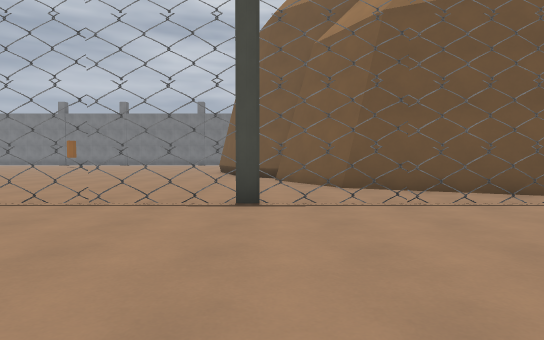
view 1 (above)

24 first-person views from a walk through a level from a Godot 3-D game. The camera is 1.2 m above the floor, tilts 2° down and sees 75° across. The floor is counted in squares, 2 m on a side. Each view is taken from the middle of a square. On the plan, view 1 faces up. The plan holds only what a view shows up to about 10 squares ahead; the rest is blank. The place goes on beyond the plan. Characters and animated objects are left out. Door leaves are left out where a doorway can be walked through. Some surface patterns are stand-ins.

view 2
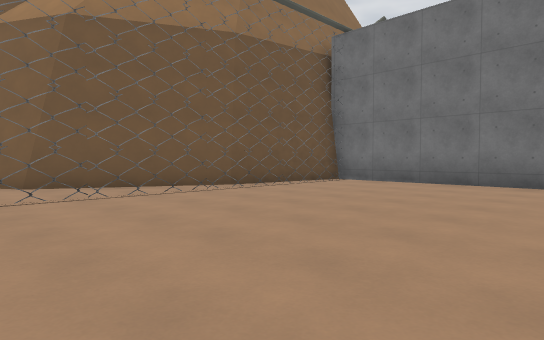

view 3
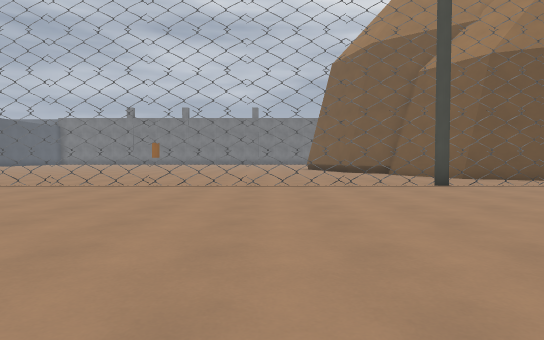

view 4
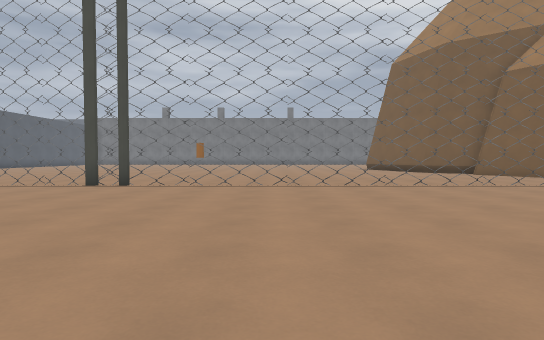

view 5
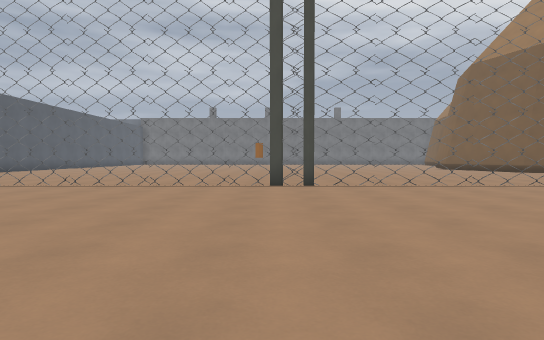

view 6
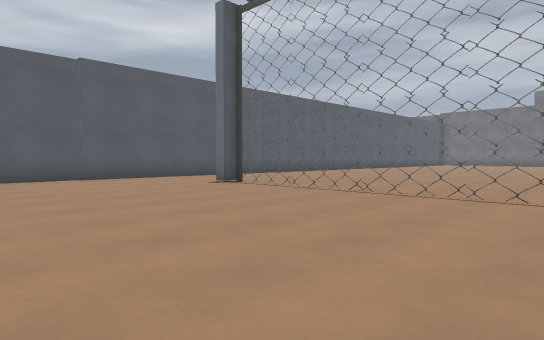

view 7
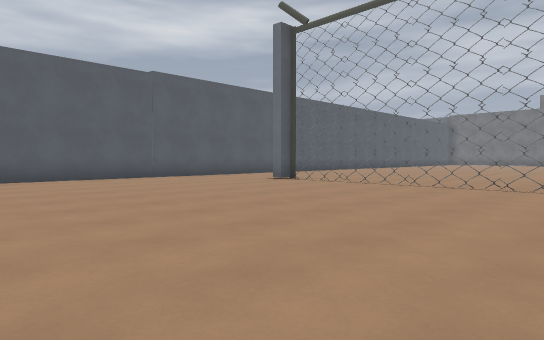

view 8
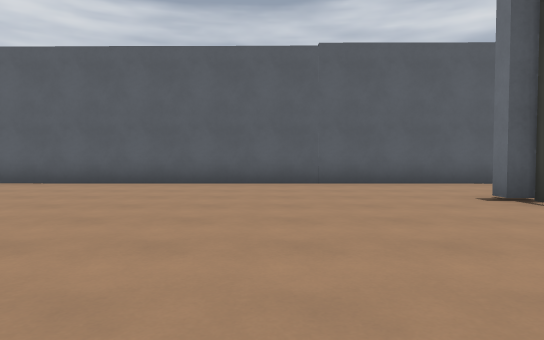

view 9
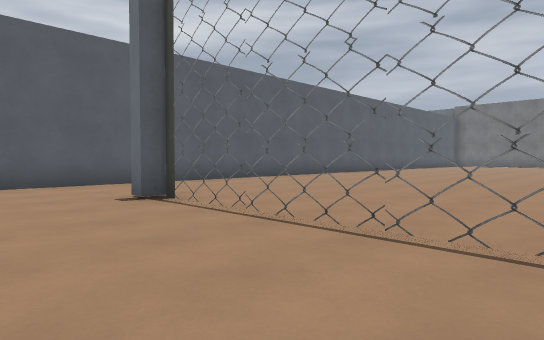

view 10
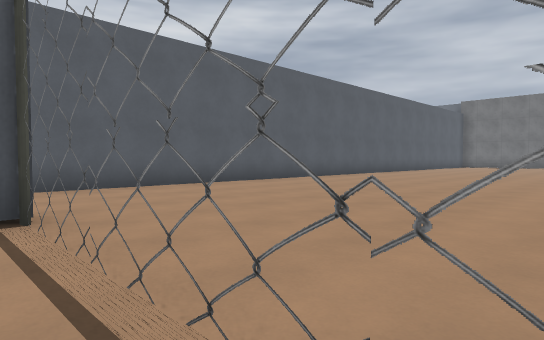

view 11
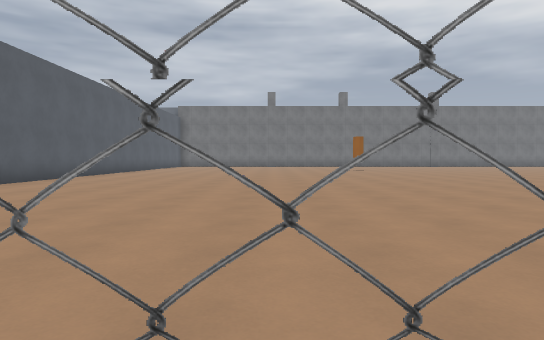

view 12
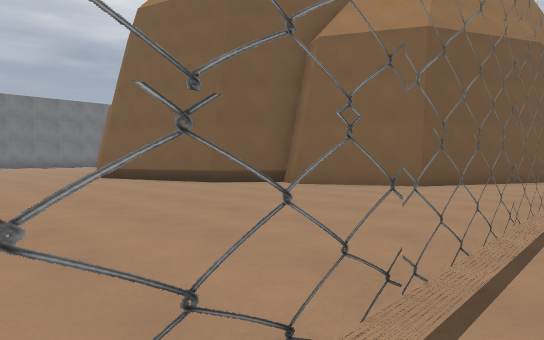

view 13
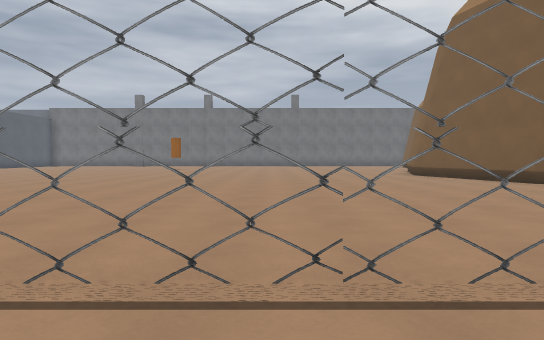

view 14
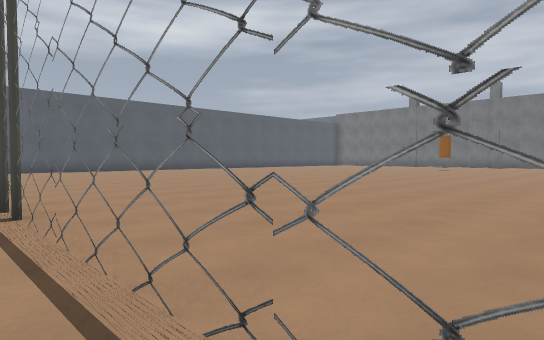

view 15
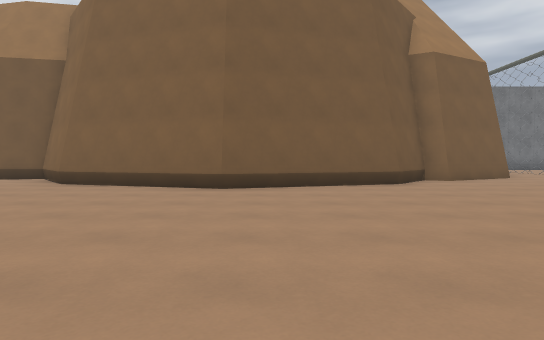

view 16
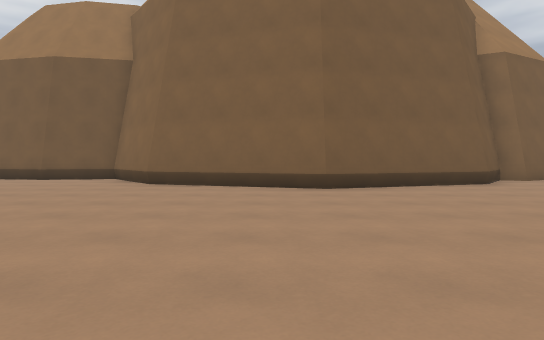

view 17
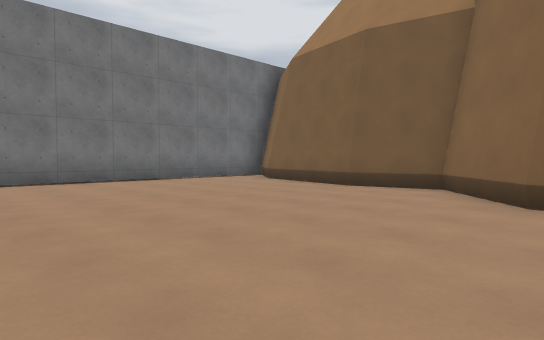

view 18
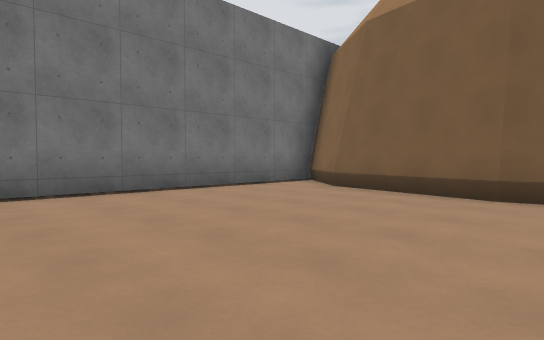

view 19
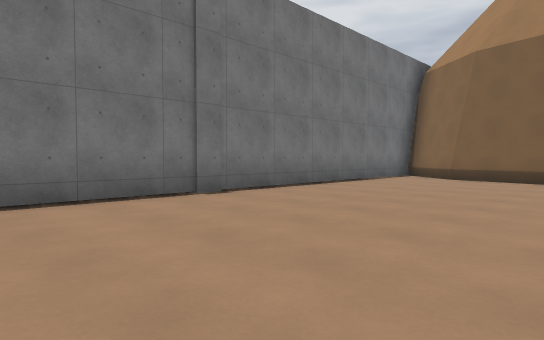

view 20
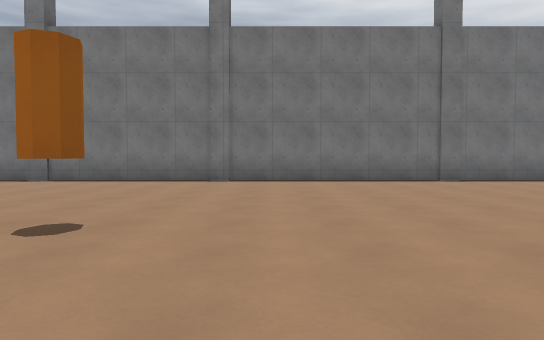

view 21
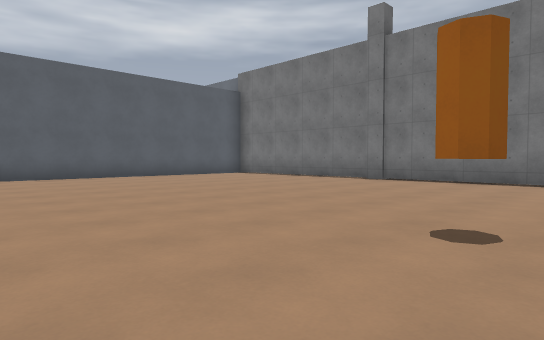

view 22
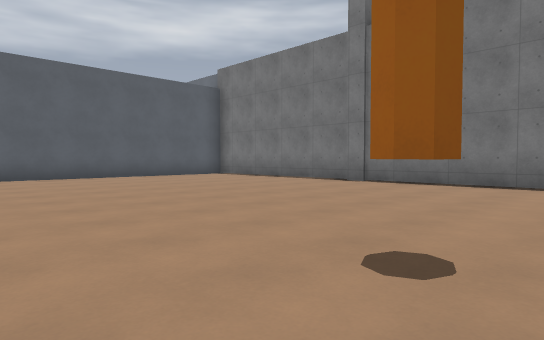

view 23
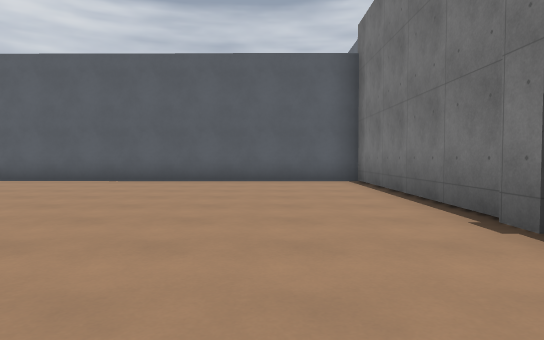

view 24
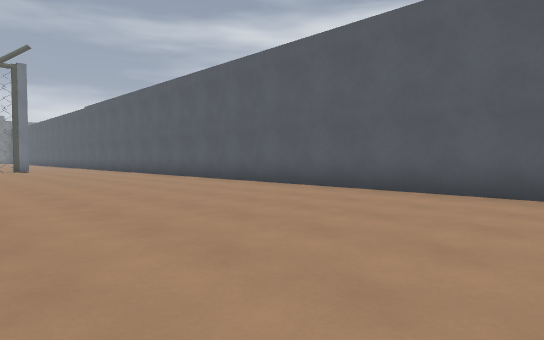

### Floor plan
Key: @ floor where view 1 was taken; # wall or solid block; . floor; T thing the floor can be seen under or through; O other object.
Columns run from 23 left of view 1 to 9 right of it. Each row starts with its distance up from view 1.
 28  ##########################
 27  #........................#
 26  #.......................##
 25  #......................##
 24  #......................#
 23  #......................#
 22  #......................#
 21  #.........O............#
 20  #.............. .......#
 19  #.............  ......##
 18  #............  ......##
 17  #.....        .......#
 16  #.....       .......##
 15  #.....       .......#
 14  #...................##
 13  #....................#
 12  #....................#
 11  #....................###
 10  #......................#
  9 ##......................#
  8 #.......................##
  7 #........................###
  6 #..........................##
  5 #....TTTTTTTTTTTTTTTTTTTTTT######
  4  ...T...........................#
  3  #..............................#
  2  #..............................#
  1  #..............................#
  0  #.....................@........#
 -1  #.................... .....
 -2  #............ ......
 -3  #...  ......   .  .

Where each view was taken, in squares from view 1:
view 1: 0 up, 0 right, facing up
view 2: 1 down, 0 right, facing up-right
view 3: 3 down, 4 left, facing up
view 4: 3 down, 7 left, facing up
view 5: 3 down, 11 left, facing up
view 6: 1 down, 12 left, facing up-left
view 7: 3 down, 12 left, facing up-left
view 8: 1 up, 14 left, facing left
view 9: 2 up, 14 left, facing up-left
view 10: 4 up, 15 left, facing up-left
view 11: 4 up, 16 left, facing up
view 12: 4 up, 6 left, facing up-right
view 13: 3 up, 7 left, facing up
view 14: 4 up, 6 left, facing up-left
view 15: 14 up, 9 left, facing right
view 16: 16 up, 9 left, facing right
view 17: 18 up, 6 left, facing up-right
view 18: 21 up, 5 left, facing up-right
view 19: 22 up, 9 left, facing up-right
view 20: 18 up, 10 left, facing up
view 21: 18 up, 11 left, facing up-left
view 22: 19 up, 11 left, facing up-left
view 23: 25 up, 13 left, facing left
view 24: 22 up, 16 left, facing down-left
